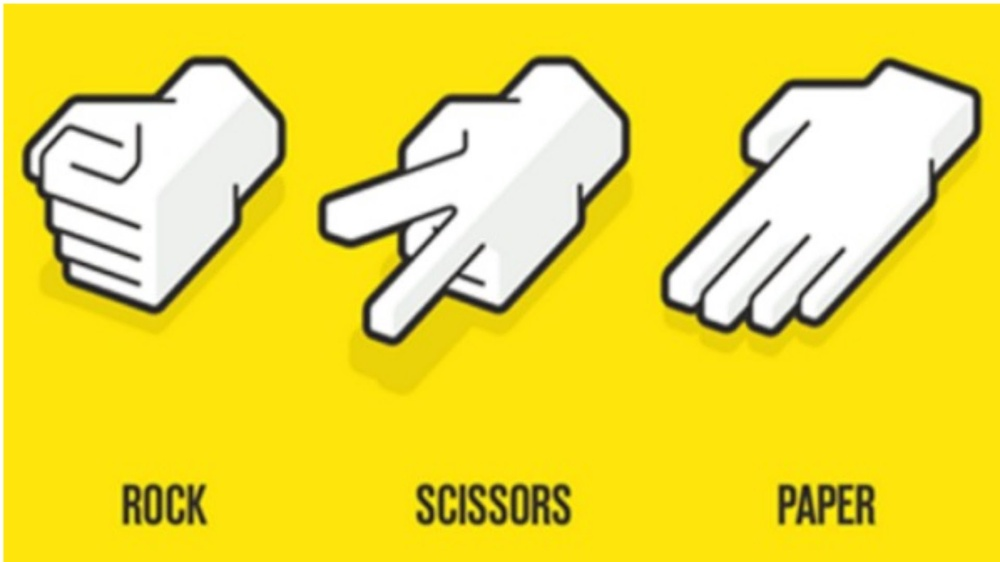
%> input picture rockpaperscissor.jpg, 1000 x 562 px, shrunk from 1920 x 1080 before the run
$ octave --eval "result = kakkar(imread('rockpaperscissor.jpg'));"   (GNU Octave 9; MATLAB toolbox functions it lacks are replaced by stand-ins)
%> lines starting %> are read from the running program, lines starting %| are printed output that depends on the picture; in (x1, y1, x2, y2) boxes, pixels count from 0 and x2, y2 are one past the last pixel; in counts of white or black regions, pixels touching at a corner belong together; the program's own positions count from 1
function result = kakkar(I)
blue = I(:,:,3);
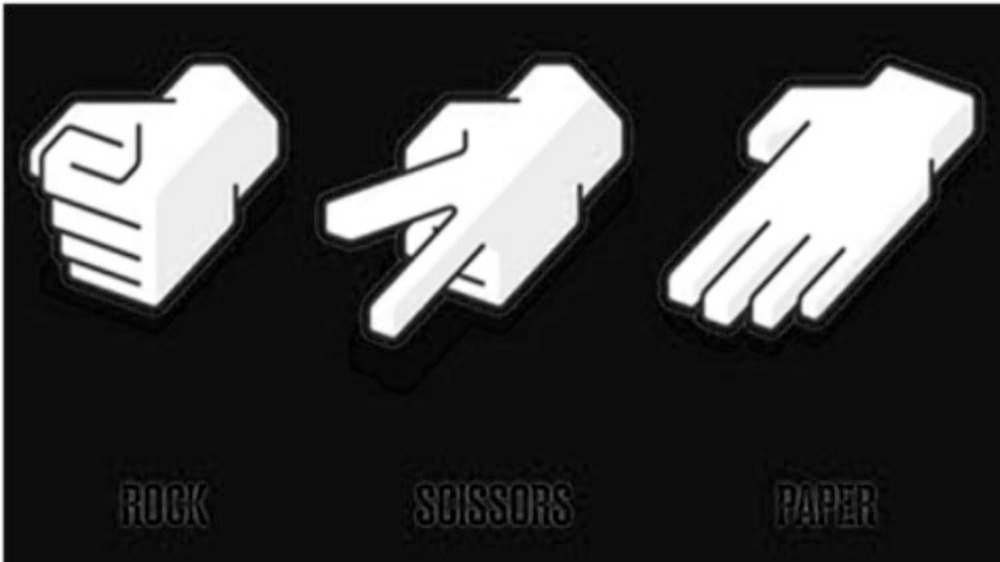
%> blue: size 562x1000 uint8; min 0, max 255, mean 64.7
level = 0.37;
bw2 = imbinarize(blue,level);
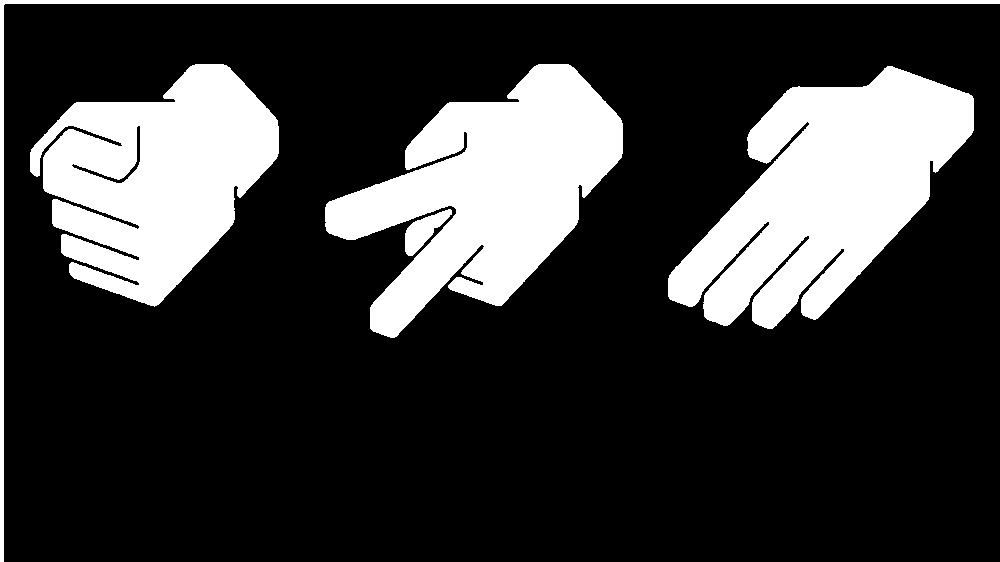
%> bw2: size 562x1000 logical; 22.6% white; 5 white regions, box (x1, y1, x2, y2) and area: (668, 66, 974, 329) 43183, (325, 64, 623, 338) 39820, (30, 64, 279, 307) 36757, (0, 0, 1000, 562) 6233, (405, 209, 452, 256) 981
fill = imfill(bw2, 'holes');
%> fill: size 562x1000 logical; 22.7% white; 5 white regions, box (x1, y1, x2, y2) and area: (668, 66, 974, 329) 43183, (325, 64, 623, 338) 39820, (30, 64, 279, 307) 37100, (0, 0, 1000, 562) 6233, (405, 209, 452, 256) 981
%clear = fill;
clear = imclearborder(fill);
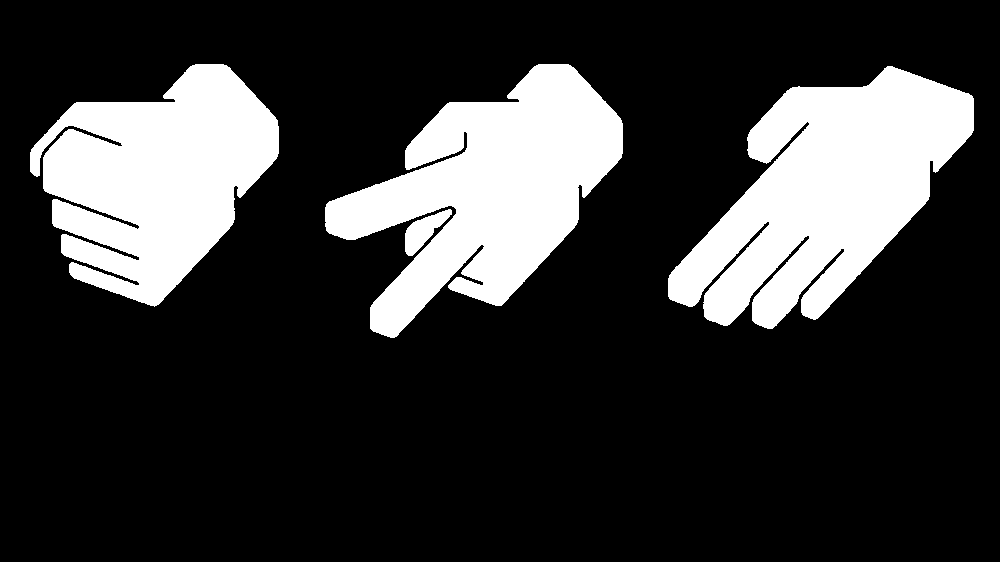
%> clear: size 562x1000 logical; 21.5% white; 4 white regions, box (x1, y1, x2, y2) and area: (668, 66, 974, 329) 43183, (325, 64, 623, 338) 39820, (30, 64, 279, 307) 37100, (405, 209, 452, 256) 981
numWhitePixels = nnz(clear);
%> numWhitePixels = 121084
numberOfPixels = numel(clear);
%> numberOfPixels = 562000
pow = numWhitePixels/numberOfPixels*100;        %percentage of white pixels;
%> pow = 21.55

if(pow>=13)
    result = 'paper';
else if(pow>=11)
        result = 'rock';
    else
        result = 'scissor';
    end
end

end
